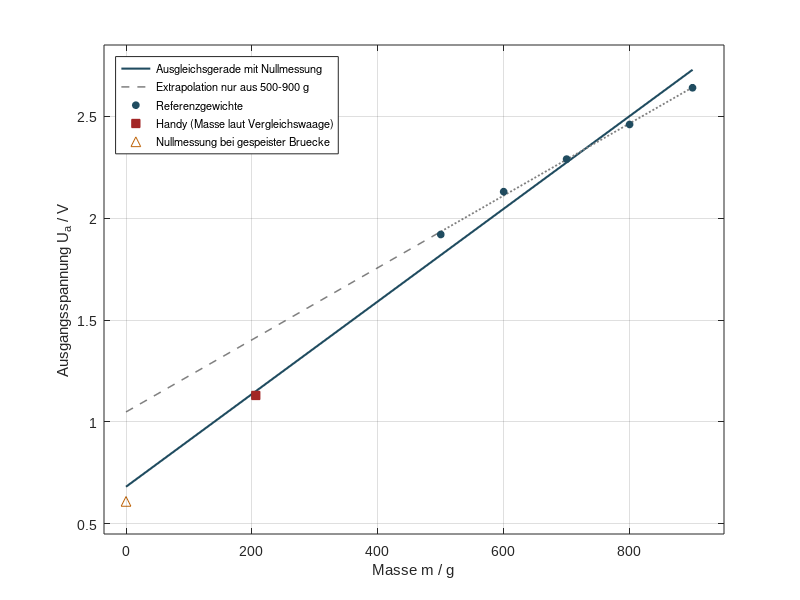
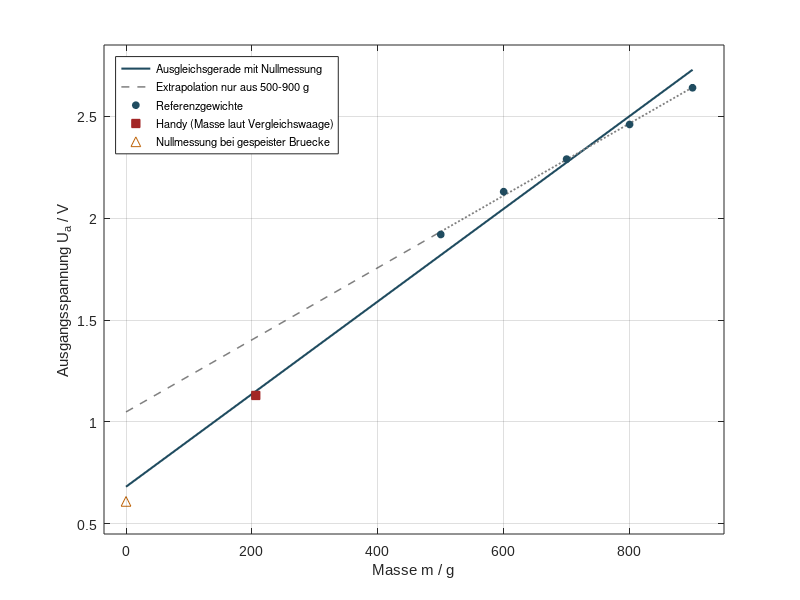

Write MATLAB code to recreate these figures, in order.
% Kalibrierung der Halbbruecke, Labor 3, Abschnitt 3.3.1.
% Nutzerwerte vom 17.11.2026; keine Nullpunktkorrektur der Rohdaten.
% Bestaetigte Nullmessung: 610 mV bei gespeister, unbelasteter Bruecke.

script_dir = fileparts(mfilename('fullpath'));
project_dir = fileparts(script_dir);
output_dir = fullfile(project_dir, 'bilder', 'plots');
if ~exist(output_dir, 'dir')
    mkdir(output_dir);
end

m_g = [0; 500; 600; 700; 800; 900];
Ua_V = [0.610; 1.92; 2.13; 2.29; 2.46; 2.64];
Ua_handy_V = 1.13;
m_handy_waage_g = 206.1;

% Theoretische Sensitivitaet fuer entgegengesetzte DMS-Aenderungen.
RG_Ohm = 35.7;
R0_Ohm = 1000;
UB_V = 24;
G_erwartet = 1 + 49400 / RG_Ohm;
S_deltaR_V_pro_Ohm = G_erwartet * UB_V / (2 * R0_Ohm);

% Freie lineare Ausgleichsrechnung: Ua = S_m * m + b.
p = polyfit(m_g, Ua_V, 1);
S_m_V_pro_g = p(1);
b_V = p(2);
Ua_fit_V = polyval(p, m_g);
R2 = 1 - sum((Ua_V - Ua_fit_V).^2) / sum((Ua_V - mean(Ua_V)).^2);
m_handy_formal_g = (Ua_handy_V - b_V) / S_m_V_pro_g;
abweichung_g = m_handy_formal_g - m_handy_waage_g;
abweichung_prozent = 100 * abweichung_g / m_handy_waage_g;
p_belastet = polyfit(m_g(2:end), Ua_V(2:end), 1);
max_residuum_V = max(abs(Ua_V - Ua_fit_V));
Ua_handy_erwartet_V = polyval(p, m_handy_waage_g);

fig = figure('Visible', 'off', 'Color', 'w', ...
    'Units', 'centimeters', 'Position', [2 2 16 11]);
ax = axes(fig);
hold(ax, 'on');
grid(ax, 'on');
box(ax, 'on');
set(ax, 'FontName', 'Arial', 'FontSize', 10, 'Layer', 'top');
blue = [0.125 0.298 0.376];

plot(ax, [0 900], polyval(p, [0 900]), '-', ...
    'Color', blue, 'LineWidth', 1.5, ...
    'DisplayName', 'Ausgleichsgerade mit Nullmessung');
plot(ax, [0 500], polyval(p_belastet, [0 500]), ...
    '--', 'Color', [0.50 0.50 0.50], 'LineWidth', 1.1, ...
    'DisplayName', 'Extrapolation nur aus 500-900 g');
plot(ax, [500 900], polyval(p_belastet, [500 900]), ...
    ':', 'Color', [0.50 0.50 0.50], 'LineWidth', 1.3, ...
    'HandleVisibility', 'off');
plot(ax, m_g(2:end), Ua_V(2:end), 'o', 'Color', blue, ...
    'MarkerFaceColor', blue, 'MarkerSize', 5, ...
    'DisplayName', 'Referenzgewichte');
plot(ax, m_handy_waage_g, Ua_handy_V, 's', ...
    'Color', [0.64 0.15 0.15], 'MarkerFaceColor', [0.64 0.15 0.15], ...
    'MarkerSize', 6, 'DisplayName', 'Handy (Masse laut Vergleichswaage)');
plot(ax, 0, Ua_V(1), '^', 'Color', [0.75 0.40 0.05], ...
    'MarkerFaceColor', 'w', 'MarkerSize', 7, ...
    'DisplayName', 'Nullmessung bei gespeister Bruecke');

xlabel(ax, 'Masse m / g');
ylabel(ax, 'Ausgangsspannung U_a / V');
xlim(ax, [-35 950]);
ylim(ax, [0.45 2.85]);
legend(ax, 'Location', 'northwest', 'FontSize', 8);
exportgraphics(fig, fullfile(output_dir, 'halbbruecke_gewicht.pdf'), ...
    'ContentType', 'vector');
exportgraphics(fig, fullfile(output_dir, 'halbbruecke_gewicht.png'), ...
    'Resolution', 180);
close(fig);

fprintf('S_m = %.9f V/g = %.6f mV/g\n', S_m_V_pro_g, 1000*S_m_V_pro_g);
fprintf('G_erwartet = %.8f; S_deltaR = %.8f V/Ohm\n', ...
    G_erwartet, S_deltaR_V_pro_Ohm);
fprintf('b = %.6f V; R^2 = %.8f\n', b_V, R2);
fprintf('Maximales Spannungsresiduum = %.8f V\n', max_residuum_V);
fprintf('Nur belastet: S_m = %.8f mV/g; b = %.8f V\n', ...
    1000*p_belastet(1), p_belastet(2));
fprintf('Erwartete Spannung bei 206.1 g = %.8f V\n', Ua_handy_erwartet_V);
fprintf('Handymasse aus der Kalibriergeraden = %.6f g\n', m_handy_formal_g);
fprintf('Abweichung zur Waage = %.6f g = %.6f %%\n', ...
    abweichung_g, abweichung_prozent);
